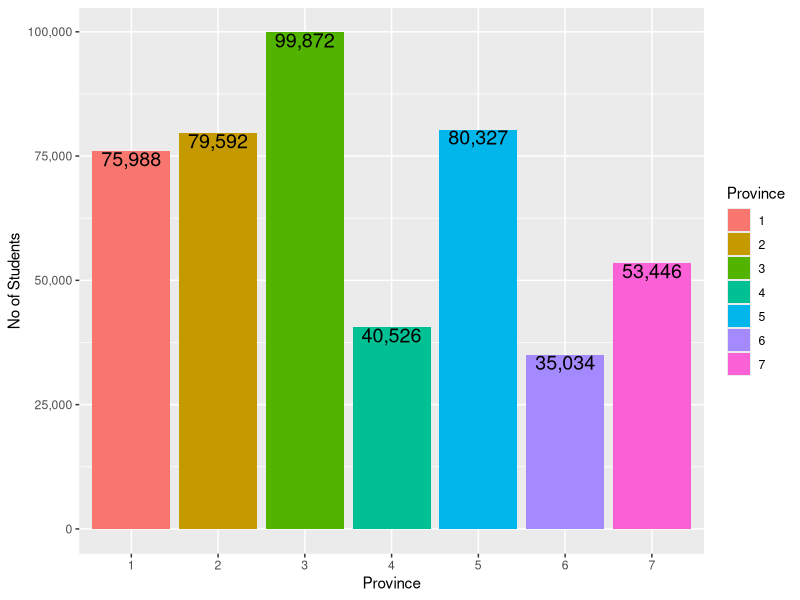
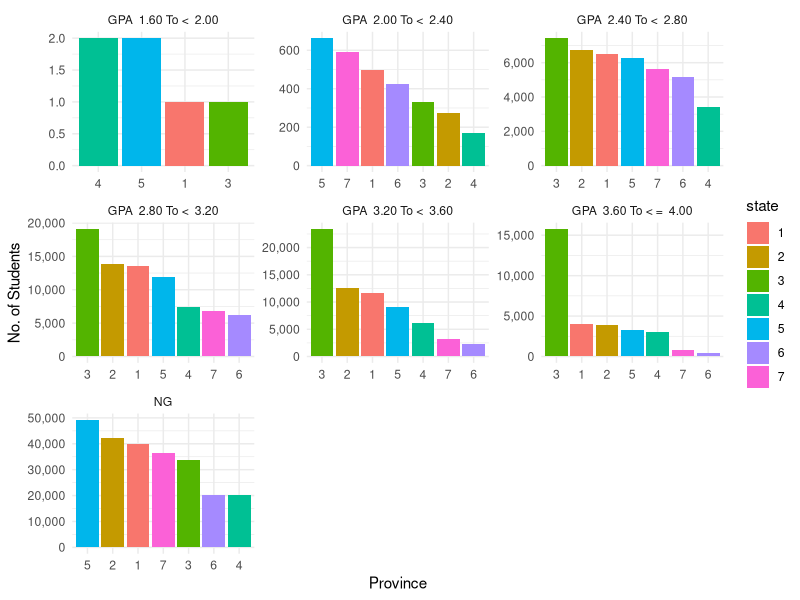
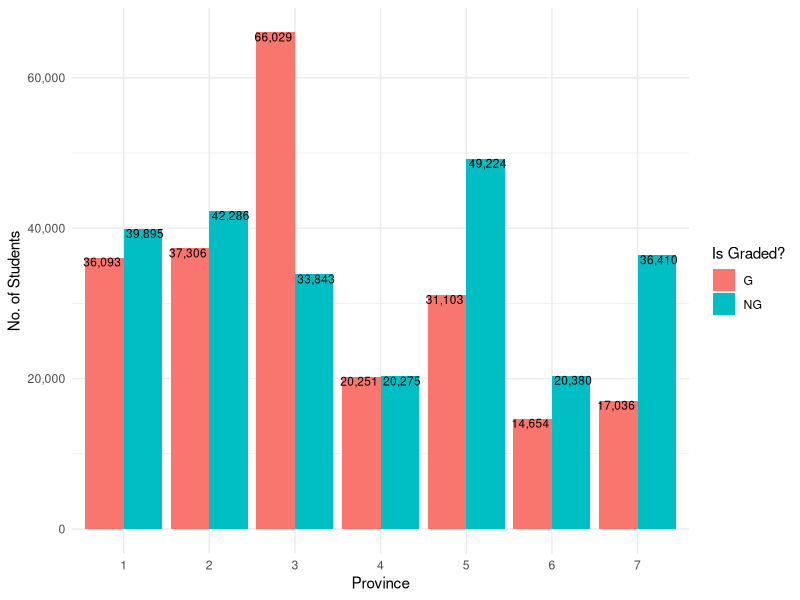

The R source for these figures, in order:
library(tidyverse)
library(readxl)
library(tidytext)


df <- read_excel("data/see_result_80.xlsx", sheet = "see80")
head(df)
tail(df)

########### plot - 1
df |> summarise(total_student = sum(total), .by = state) |>
  ggplot(aes(x = factor(state), y = total_student, fill = factor(state))) +
  geom_col() +
  geom_text(aes(label = scales::comma(total_student), vjust = 1), size = 5) +
  labs(
    x = "Province",
    y = "No of Students",
    fill = "Province"
  ) +
  scale_y_continuous(labels = scales::label_comma())

########### plot - 2
df |> mutate(state = as.character(state)) |>
  ggplot(aes(x = reorder_within(state,-total, total), y = total, fill = state)) +
  geom_col() +
  scale_x_reordered() +
  facet_wrap(~ grade_group, scales = "free") +
  theme_minimal() +
  labs(
    x = "Province",
    y = "No. of Students"
  ) +
  scale_y_continuous(labels = scales::label_comma())

########### plot - 3

df |>
  mutate(grade_group_cat = if_else(grade_group == "NG", "NG", "G"), state = as.character(state),.before = grade_group) |>
  summarise(total_pop = sum(total), .by = c(state, grade_group_cat)) |>
  ggplot(aes(x = state, y = total_pop, fill = grade_group_cat)) +
  geom_col(position = "dodge") +
  geom_text(aes(label = scales::comma(total_pop),vjust = 1), position = position_dodge(width = 1), size = 3) +
  theme_minimal() +
  labs(
    x = "Province",
    y = "No. of Students",
    fill = "Is Graded?"
  ) +
  scale_y_continuous(labels = scales::label_comma())

########### plot - 4

df |>
  mutate(grade_group_cat = if_else(grade_group == "NG", "NG", "G"), state = as.character(state),.before = grade_group) |>
  summarise(pop = sum(total),
            .by = c(state, grade_group_cat)) |>
  mutate(percent = pop/sum(pop), .by = state)
